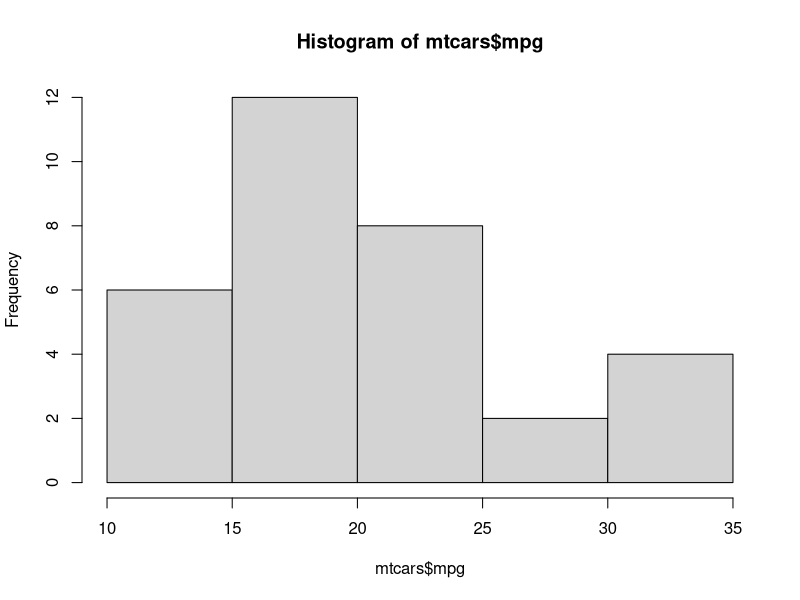
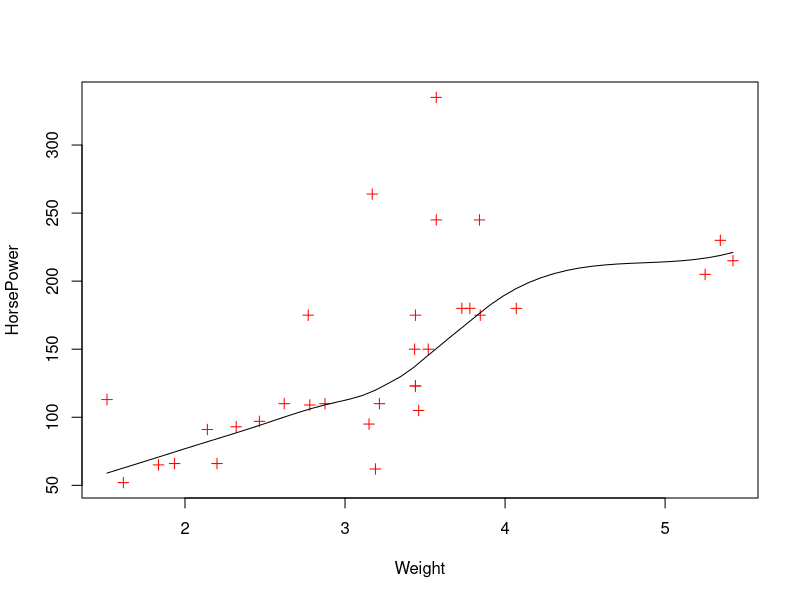

The R source for these figures, in order:
#Student Details Data Frame created
student.df = data.frame(
  name = c("Sue","Eva","Henry","John"),
  sex = c("F","F","M","M"),
  years = c(21,31,29,19)
);
student.df #print DF

#retrieve names of columns 
names(student.df)

dim(student.df)   #dimensions of df

# Added a new column based on condition
student.df$maleTeen <- ifelse(student.df$sex=='M' & student.df$years<20,"T","F")

#**************************************************************************

# Working with the 'mtcars' dataset
hist(mtcars$mpg)

scatter.smooth(mtcars$wt,mtcars$hp,xlab = "Weight",ylab = "HorsePower",pch=3,col="red")

#Are there more automatic (0) or manual (1) transmission-type cars in the dataset? 
#Hint: 'mtcars' has 32 observations
sum(mtcars$am == 1);sum(mtcars$am == 0)

#Check the class of each variable in 'mtcars'.
sapply(mtcars, class)

#Change 'am', 'cyl' and 'vs' to integer and store the new dataset as 'newmtc'
newmtc <-mtcars
newmtc$cyl <-as.integer(newmtc$cyl)
newmtc$vs <-as.integer(newmtc$vs)
newmtc$am <-as.integer(newmtc$am)
sapply(newmtc, class)

#Round the 'newmtc' data frame to one digit.
head(newmtc)
head(round(newmtc,1)) # round to one decimal place

#**************************************************************************

# Working with the 'iris' dataset
install.packages("dplyr")
library(dplyr)

#Get all rows of Species 'versicolor' in a new data frame. 
#Call this data frame: 'iris.vers'

iris.vers <- subset(iris,iris$Species=="versicolor")
head(iris.vers)

#Get a vector called 'sepal.dif' with the 
#difference between 'Sepal.Length' and 'Sepal.Width' of 'versicolor' plants.
iris.vers$sepal.dif <- iris.vers$Sepal.Length - iris.vers$Sepal.Width

#Use 'dplyr' to filter for all data of Species 'virginica' with a 'Sepal.Width' of greater than 3.5.
filter(iris,iris$Sepal.Width > 3.5 & iris$Species == 'virginica')

#How would you use R Base to get a data frame of  all data of Species 'virginica' with a 'Sepal.Width' of greater than 3.5, 
#but without the last column Species in the data frame?

subset(iris,iris$Sepal.Width > 3.5 & iris$Species == 'virginica',1:4)

#Get the row IDs of the rows matching the two filtering criteria provided above.
row.names(subset(iris,iris$Sepal.Width > 3.5 & iris$Species == 'virginica',1:4))

#a. Repeat each value of 'Sepal.Length' two times and 
#repeat the whole sequence two times as well.
rep(iris$Sepal.Length, times = 2, each=2)

#Get a new object which contains only the odd values of 'Sepal.Length'.
odd_values <- iris[c(T,F),1];odd_values

#**************************************************************************

#Big Data Example with 'diamonds' (package: 'ggplot2')

install.packages("ggplot2")
library(ggplot2)
attach(diamonds)

#How many observations of diamonds have a cut of 'ideal' and have less than 0.21 carat?
sum(carat<0.21 & cut == "Ideal")

#How many observations of diamonds have a combined 'x' + 'y' + 'z' dimension greater than 40?
sum(x+y+z>40)

#How many observations of diamonds have either a price above 10.000 USD or a depth of at least 70?
sum(price> 10000 | depth>=70)

#Get a data frame with the full info on observations '453', '792' and '10489'.And column color & y
diamonds[c(453,792,10489),c(3,9)]

newdiam <- diamonds[c(1:1000),]
#Order 'newdiam' according to price, starting with the lowest. 
#Hint: 'dplyr', 'arrange' is a useful function for that.
arrange(diamonds,price)

#Order 'newdiam' according to price, starting with the highest.
arrange(diamonds,desc(price))














